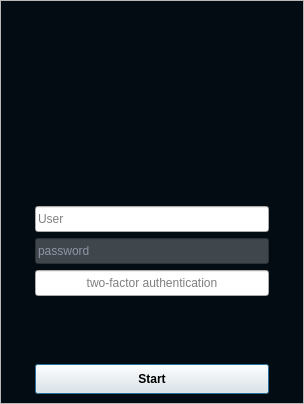
<?xml version="1.0" encoding="UTF-8"?>
<ui version="4.0">
 <class>CENTAUR_NAMESPACE::LoginDialog</class>
 <widget class="QDialog" name="CENTAUR_NAMESPACE::LoginDialog">
  <property name="windowModality">
   <enum>Qt::WindowModal</enum>
  </property>
  <property name="geometry">
   <rect>
    <x>0</x>
    <y>0</y>
    <width>304</width>
    <height>404</height>
   </rect>
  </property>
  <property name="windowTitle">
   <string>Iniciar sesion</string>
  </property>
  <property name="windowOpacity">
   <double>1.000000000000000</double>
  </property>
  <property name="styleSheet">
   <string notr="true">QDialog{
background-color:  rgb(3,12,19);
border: 0px;
border-top-left-radius: 0px;
border-top-right-radius: 0px;
border-bottom-left-radius: 0px;
border-bottom-right-radius: 0px;
}

QLabel{
font-size:  14px;
}
QLabel#serverLabel{
font-size:  25px;
}

</string>
  </property>
  <property name="modal">
   <bool>true</bool>
  </property>
  <layout class="QVBoxLayout" name="dialogLayout">
   <property name="leftMargin">
    <number>0</number>
   </property>
   <property name="topMargin">
    <number>0</number>
   </property>
   <property name="rightMargin">
    <number>0</number>
   </property>
   <property name="bottomMargin">
    <number>0</number>
   </property>
   <item>
    <widget class="CENTAUR_NAMESPACE::WindowFrame" name="mainFrame">
     <property name="styleSheet">
      <string notr="true"/>
     </property>
     <property name="frameShape">
      <enum>QFrame::StyledPanel</enum>
     </property>
     <property name="frameShadow">
      <enum>QFrame::Raised</enum>
     </property>
     <layout class="QVBoxLayout" name="verticalLayout">
      <item>
       <layout class="QHBoxLayout" name="horizontalLayout1">
        <property name="spacing">
         <number>0</number>
        </property>
        <property name="bottomMargin">
         <number>0</number>
        </property>
        <item>
         <widget class="QLabel" name="iconLabel">
          <property name="sizePolicy">
           <sizepolicy hsizetype="Fixed" vsizetype="Fixed">
            <horstretch>0</horstretch>
            <verstretch>0</verstretch>
           </sizepolicy>
          </property>
          <property name="minimumSize">
           <size>
            <width>156</width>
            <height>156</height>
           </size>
          </property>
          <property name="text">
           <string/>
          </property>
         </widget>
        </item>
       </layout>
      </item>
      <item>
       <spacer name="verticalSpacer2">
        <property name="orientation">
         <enum>Qt::Vertical</enum>
        </property>
        <property name="sizeHint" stdset="0">
         <size>
          <width>0</width>
          <height>10</height>
         </size>
        </property>
       </spacer>
      </item>
      <item>
       <layout class="QVBoxLayout" name="verticalLayout_3">
        <property name="leftMargin">
         <number>25</number>
        </property>
        <property name="topMargin">
         <number>0</number>
        </property>
        <property name="rightMargin">
         <number>25</number>
        </property>
        <item>
         <widget class="CENTAUR_NAMESPACE::UserLineEdit" name="userEdit">
          <property name="minimumSize">
           <size>
            <width>0</width>
            <height>26</height>
           </size>
          </property>
          <property name="font">
           <font/>
          </property>
          <property name="styleSheet">
           <string notr="true"/>
          </property>
          <property name="maxLength">
           <number>100</number>
          </property>
          <property name="placeholderText">
           <string>User</string>
          </property>
          <property name="clearButtonEnabled">
           <bool>true</bool>
          </property>
         </widget>
        </item>
        <item>
         <widget class="CENTAUR_NAMESPACE::PasswordLineEdit" name="passwordEdit">
          <property name="minimumSize">
           <size>
            <width>0</width>
            <height>26</height>
           </size>
          </property>
          <property name="palette">
           <palette>
            <active>
             <colorrole role="WindowText">
              <brush brushstyle="SolidPattern">
               <color alpha="255">
                <red>225</red>
                <green>225</green>
                <blue>255</blue>
               </color>
              </brush>
             </colorrole>
             <colorrole role="Button">
              <brush brushstyle="SolidPattern">
               <color alpha="255">
                <red>63</red>
                <green>70</green>
                <blue>76</blue>
               </color>
              </brush>
             </colorrole>
             <colorrole role="Text">
              <brush brushstyle="SolidPattern">
               <color alpha="255">
                <red>225</red>
                <green>225</green>
                <blue>255</blue>
               </color>
              </brush>
             </colorrole>
             <colorrole role="ButtonText">
              <brush brushstyle="SolidPattern">
               <color alpha="255">
                <red>225</red>
                <green>225</green>
                <blue>255</blue>
               </color>
              </brush>
             </colorrole>
             <colorrole role="Base">
              <brush brushstyle="SolidPattern">
               <color alpha="255">
                <red>63</red>
                <green>70</green>
                <blue>76</blue>
               </color>
              </brush>
             </colorrole>
             <colorrole role="Window">
              <brush brushstyle="SolidPattern">
               <color alpha="255">
                <red>63</red>
                <green>70</green>
                <blue>76</blue>
               </color>
              </brush>
             </colorrole>
             <colorrole role="PlaceholderText">
              <brush brushstyle="SolidPattern">
               <color alpha="128">
                <red>225</red>
                <green>225</green>
                <blue>255</blue>
               </color>
              </brush>
             </colorrole>
            </active>
            <inactive>
             <colorrole role="WindowText">
              <brush brushstyle="SolidPattern">
               <color alpha="255">
                <red>225</red>
                <green>225</green>
                <blue>255</blue>
               </color>
              </brush>
             </colorrole>
             <colorrole role="Button">
              <brush brushstyle="SolidPattern">
               <color alpha="255">
                <red>63</red>
                <green>70</green>
                <blue>76</blue>
               </color>
              </brush>
             </colorrole>
             <colorrole role="Text">
              <brush brushstyle="SolidPattern">
               <color alpha="255">
                <red>225</red>
                <green>225</green>
                <blue>255</blue>
               </color>
              </brush>
             </colorrole>
             <colorrole role="ButtonText">
              <brush brushstyle="SolidPattern">
               <color alpha="255">
                <red>225</red>
                <green>225</green>
                <blue>255</blue>
               </color>
              </brush>
             </colorrole>
             <colorrole role="Base">
              <brush brushstyle="SolidPattern">
               <color alpha="255">
                <red>63</red>
                <green>70</green>
                <blue>76</blue>
               </color>
              </brush>
             </colorrole>
             <colorrole role="Window">
              <brush brushstyle="SolidPattern">
               <color alpha="255">
                <red>63</red>
                <green>70</green>
                <blue>76</blue>
               </color>
              </brush>
             </colorrole>
             <colorrole role="PlaceholderText">
              <brush brushstyle="SolidPattern">
               <color alpha="128">
                <red>225</red>
                <green>225</green>
                <blue>255</blue>
               </color>
              </brush>
             </colorrole>
            </inactive>
            <disabled>
             <colorrole role="WindowText">
              <brush brushstyle="SolidPattern">
               <color alpha="255">
                <red>225</red>
                <green>225</green>
                <blue>255</blue>
               </color>
              </brush>
             </colorrole>
             <colorrole role="Button">
              <brush brushstyle="SolidPattern">
               <color alpha="255">
                <red>63</red>
                <green>70</green>
                <blue>76</blue>
               </color>
              </brush>
             </colorrole>
             <colorrole role="Text">
              <brush brushstyle="SolidPattern">
               <color alpha="255">
                <red>225</red>
                <green>225</green>
                <blue>255</blue>
               </color>
              </brush>
             </colorrole>
             <colorrole role="ButtonText">
              <brush brushstyle="SolidPattern">
               <color alpha="255">
                <red>225</red>
                <green>225</green>
                <blue>255</blue>
               </color>
              </brush>
             </colorrole>
             <colorrole role="Base">
              <brush brushstyle="SolidPattern">
               <color alpha="255">
                <red>63</red>
                <green>70</green>
                <blue>76</blue>
               </color>
              </brush>
             </colorrole>
             <colorrole role="Window">
              <brush brushstyle="SolidPattern">
               <color alpha="255">
                <red>63</red>
                <green>70</green>
                <blue>76</blue>
               </color>
              </brush>
             </colorrole>
             <colorrole role="PlaceholderText">
              <brush brushstyle="SolidPattern">
               <color alpha="128">
                <red>225</red>
                <green>225</green>
                <blue>255</blue>
               </color>
              </brush>
             </colorrole>
            </disabled>
           </palette>
          </property>
          <property name="font">
           <font/>
          </property>
          <property name="styleSheet">
           <string notr="true"/>
          </property>
          <property name="echoMode">
           <enum>QLineEdit::Password</enum>
          </property>
          <property name="placeholderText">
           <string>password</string>
          </property>
         </widget>
        </item>
        <item>
         <widget class="QLineEdit" name="tfaEdit">
          <property name="minimumSize">
           <size>
            <width>0</width>
            <height>26</height>
           </size>
          </property>
          <property name="alignment">
           <set>Qt::AlignCenter</set>
          </property>
          <property name="placeholderText">
           <string>two-factor authentication</string>
          </property>
         </widget>
        </item>
        <item>
         <widget class="QLabel" name="errLabel">
          <property name="font">
           <font>
            <pointsize>-1</pointsize>
           </font>
          </property>
          <property name="styleSheet">
           <string notr="true">QLabel{
color: #CF6679;
}</string>
          </property>
          <property name="text">
           <string/>
          </property>
          <property name="alignment">
           <set>Qt::AlignCenter</set>
          </property>
         </widget>
        </item>
        <item>
         <spacer name="verticalSpacer1">
          <property name="orientation">
           <enum>Qt::Vertical</enum>
          </property>
          <property name="sizeHint" stdset="0">
           <size>
            <width>0</width>
            <height>40</height>
           </size>
          </property>
         </spacer>
        </item>
        <item>
         <widget class="QPushButton" name="acceptButton">
          <property name="minimumSize">
           <size>
            <width>0</width>
            <height>30</height>
           </size>
          </property>
          <property name="maximumSize">
           <size>
            <width>16777215</width>
            <height>16777215</height>
           </size>
          </property>
          <property name="font">
           <font>
            <bold>true</bold>
            <kerning>true</kerning>
           </font>
          </property>
          <property name="styleSheet">
           <string notr="true"/>
          </property>
          <property name="text">
           <string>Start</string>
          </property>
          <property name="autoDefault">
           <bool>true</bool>
          </property>
          <property name="default">
           <bool>true</bool>
          </property>
          <property name="flat">
           <bool>false</bool>
          </property>
         </widget>
        </item>
       </layout>
      </item>
     </layout>
    </widget>
   </item>
  </layout>
 </widget>
 <customwidgets>
  <customwidget>
   <class>CENTAUR_NAMESPACE::UserLineEdit</class>
   <extends>QLineEdit</extends>
   <header>../../Library/cui/include/UserLineEdit.hpp</header>
  </customwidget>
  <customwidget>
   <class>CENTAUR_NAMESPACE::PasswordLineEdit</class>
   <extends>QLineEdit</extends>
   <header>../../Library/cui/include/PasswordLineEdit.hpp</header>
  </customwidget>
  <customwidget>
   <class>CENTAUR_NAMESPACE::WindowFrame</class>
   <extends>QFrame</extends>
   <header>../../Library/cui/include/WindowFrame.hpp</header>
   <container>1</container>
  </customwidget>
 </customwidgets>
 <resources>
  <include location="../qrc/resource.qrc"/>
 </resources>
 <connections/>
</ui>
